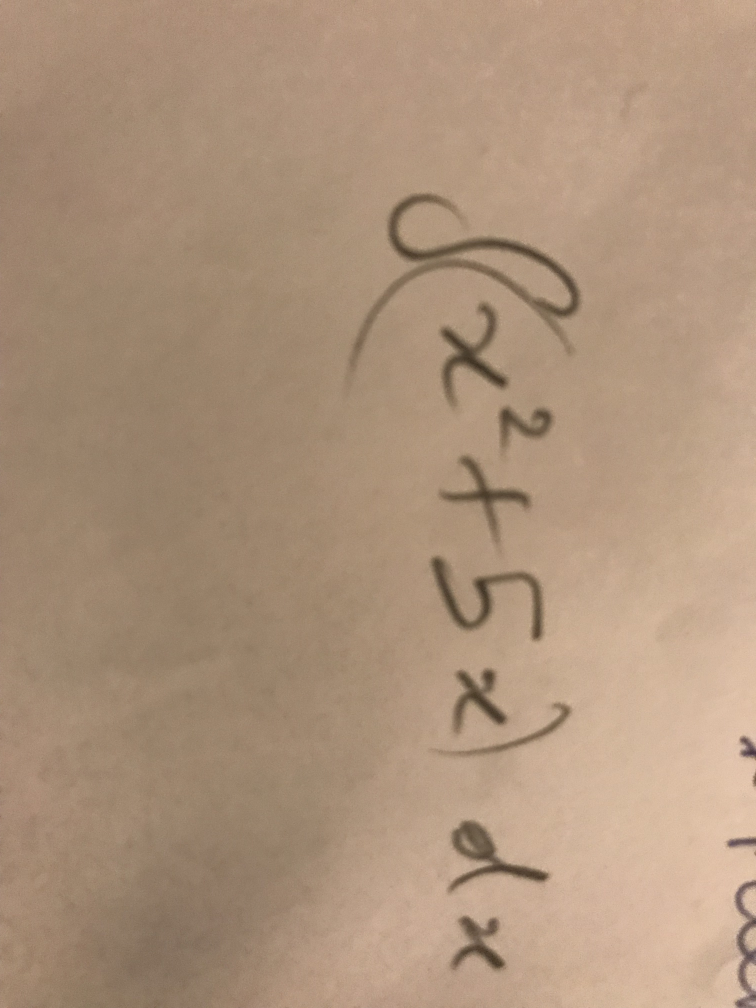
#> input picture oldFiles/sampleIntegral.jpg, 3024 x 4032 px (shown at 1/4 size)
$ python -i oldIntegratedImageProcessing.py   (imports and definitions only)
#> lines starting #> are read from the running program, lines starting #| are printed output that depends on the picture
#Still does not separate all joint-together numbers

import matplotlib.pyplot as plt
import numpy as np
from skimage import color, io
from scipy import ndimage
from skimage.filters import threshold_otsu
from skimage import feature
import skimage
from skimage.filters import threshold_local
from skimage.morphology import *
from skimage import transform
from functools import *
from skimage import measure

# [32 lines of commented-out code are left out]

# [16 lines left out: function processImg, not called in this run]
'''
img = color.rgb2gray(io.imread("attachments/IMG_1300.jpg"))
#img *= 255
img2 = processImg(img) * 255
img *= 255
plt.figure(1)
plt.imshow(img)
plt.figure(2)
plt.imshow(img2)
plt.show()
'''
def showContours(img, show = True):
    plt.clf()
    threshImg = img > 0.5
    filteredImg = threshImg
#filteredImg = img
#print(np.max(filteredImg), np.min(filteredImg))
    v = np.median(filteredImg)
#print(v)
#---- apply automatic Canny edge detection using the computed median----
    sigma = 0.1
    lower = max(0, (1.0 - sigma) * v)
    upper = min(1, (1.0 + sigma) * v)
    edgeImg = feature.canny(filteredImg)#, low_threshold = lower, high_threshold = upper)
    #print(lower, upper)
    ''''
    edgeImg1 = edgeImg
    edgeImg = skeletonize(edgeImg)
    plt.clf()
    plt.figure(1)
    plt.imshow(edgeImg1)
    plt.figure(2)
    plt.imshow(edgeImg)
    plt.show()
    plt.clf()
    '''
    #3 dilations being done

    dilatedImg = dilation(edgeImg)
    for i in range(2):
        dilatedImg = dilation(dilatedImg)
    #dilatedImg = opening(dilatedImg)

    contours = measure.find_contours(dilatedImg, 0.8)

    kMin = lambda x, y: [min(x[0], y[0]), min(x[1], y[1])]
    kMax = lambda x, y: [max(x[0], y[0]), max(x[1], y[1])]
    diff = lambda x, y: [abs(x[0]-y[0]), abs(x[1]-y[1])]
    width, height = dilatedImg.shape
    # [11 lines left out: function acceptable, not called in this run]
    dims = [diff(reduce(kMin, x), reduce(kMax, x)) for x in contours]
    #print(dims)
    #correctContours = contours
    correctContours = list(filter(acceptable, contours))
    if not show: return kMin, kMax, correctContours, edgeImg, dilatedImg
    plt.figure(1)
    for n, contour in enumerate(correctContours):
        plt.plot(contour[:, 1], contour[:, 0], linewidth=2)
    plt.show()
    return kMin, kMax, correctContours, edgeImg, dilatedImg
def getBoxes(img):
    kMin, kMax, correctContours, edgeImg, dilatedImg = showContours(img, False)
    boxes = [reduce(kMin, contour)+reduce(kMax, contour)
            for contour in correctContours]

    #THIS
    #maybe make simpler, and restart with original idea of just taking big
    #contours first
    # [15 lines left out: function overlapsInside, not called in this run]

    boundingBoxes = []
    i = 0
    while i < len(boxes):
        if not overlapsInside(boxes[i], boxes, i):
            boundingBoxes += [boxes[i]]
        i += 1
    #print("Bounding boxes", boundingBoxes)

    realBoundingBoxes = []

    for boundingBox in boundingBoxes:
        [y0, x0, y1, x1] = boundingBox
        inside = lambda l: (l[0] >= y0 and l[1] >= x0
                            and l[2] <= y1 and l[3] <= x1
                            and (not l == [y0, x0, y1, x1]))
        innerBoxes = list(filter(inside, boxes))
        #try this
        innerBoundingBoxes = []
        i = 0
        while i < len(innerBoxes):
            if not overlapsInside(innerBoxes[i], innerBoxes, i):
                innerBoundingBoxes += [innerBoxes[i]]
            i += 1
        if len(innerBoundingBoxes) > 1:
            print("len", len(innerBoundingBoxes))
            #check if contiguous in x direction
            check = True
            for i1 in range(len(innerBoundingBoxes)):
                [yl1, xl1, yr1, xr1] = innerBoundingBoxes[i1]
                print(abs((yl1+yr1)/2 - (y0+y1)/2)/((y0+y1)/2))
                if abs((yl1+yr1)/2 - (y0+y1)/2)/((y0+y1)/2) > 0.2:
                    print("Oh")
                    check = False
                for i2 in range(i1+1, len(innerBoundingBoxes)):
                    [yl2, xl2, yr2, xr2] = innerBoundingBoxes[i2]
                    #print(xl1, xr1, xl2, xr2)
                    if not (xr1 <= xl2 or xl1 >= xr2):
                        #print("nope")
                        check = False
            if check:
                realBoundingBoxes += innerBoundingBoxes
            else:
                realBoundingBoxes += [boundingBox]
        else: realBoundingBoxes += [boundingBox]

        #print("Bounding boxes", boundingBoxes)
    print("Ratios")
    print(list(map(lambda x: abs(x[0]-x[2])/abs(x[1]-x[3]), realBoundingBoxes)))
    '''
    realBoundingBoxes = []
    for box in boundingBoxes:
        [ya, xa, yb, xb] = list(map(int, box))
        section = dilatedImg[ya:yb, xa:xb]

        plt.clf()
        plt.figure(1)
        plt.imshow(convex_hull_image(section))
        plt.show()
        plt.clf()


        plt.figure(1)
        for n, contour in enumerate(contours):
            plt.plot(contour[:, 1], contour[:, 0], linewidth=2)
        plt.show()
        plt.clf()
    '''
    print("Bounding boxes", realBoundingBoxes)
    return realBoundingBoxes

# [21 lines of commented-out code are left out]
'''
plt.figure(1)
plt.imshow(img, cmap = 'gray')
plt.figure(2)
plt.imshow(edgeImg, cmap = 'gray')
plt.figure(3)
plt.imshow(dilatedImg, cmap = 'gray')
plt.figure(4)
for n, contour in enumerate(contours):
    plt.plot(contour[:, 1], contour[:, 0], linewidth=2)
fig5 = plt.figure(5)
for n, contour in enumerate(correctContours):
    plt.plot(contour[:, 1], contour[:, 0], linewidth=2)
import matplotlib.patches as patches
# [4 lines of commented-out code are left out]

plt.show()

boxList = []
for i, box in enumerate(boundingBoxes):
'''
# [17 lines left out: function resizeToSquare, not called in this run]
'''
    boxList.append(sizedImg)
    plt.figure(i+1)
    plt.imshow(sizedImg)
plt.show()

#create a GUI where you can run through each image, press the number it corresponds to, which will save it, and record the number in a CSV file

'''

>>> import cv2
>>> picture = cv2.imread('sampleIntegral.jpg', cv2.IMREAD_GRAYSCALE)
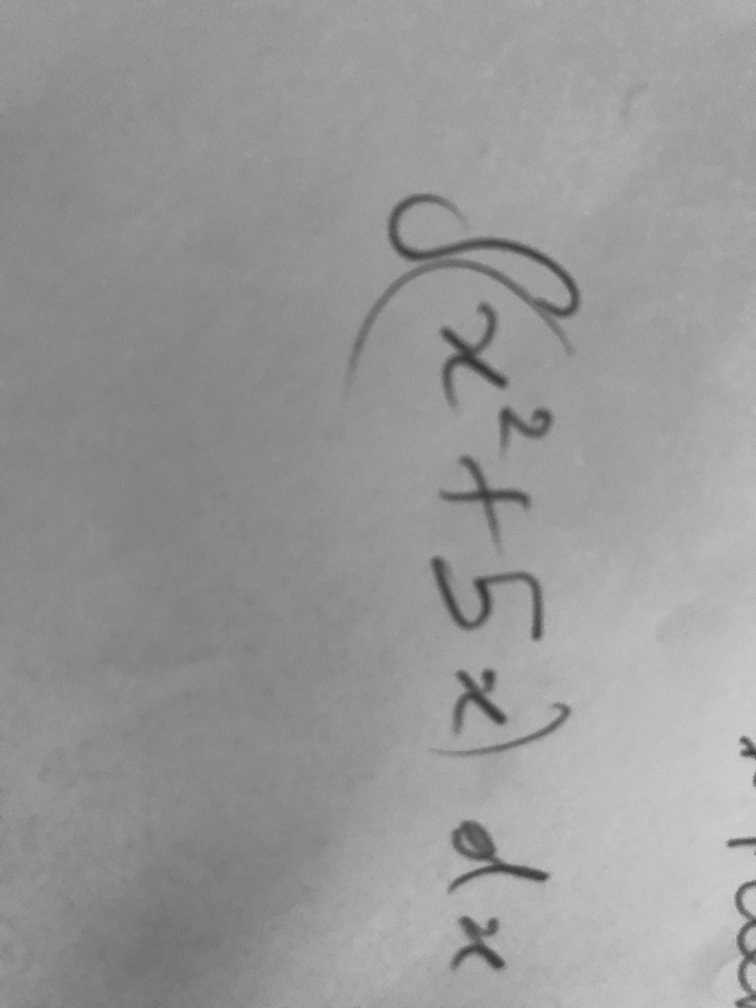
#> picture: shape (4032, 3024) (shown at 1/4 size); min 43, max 216, mean 152
>>> result = getBoxes(picture)
#> in showContours, `threshImg = img > 0.5`: threshImg: shape (4032, 3024) bool; every value is 1
#> in showContours, `v = np.median(filteredImg)`: v = 1
#> in showContours, `lower = max(0, (1.0 - sigma) * v)`: lower = 0.9
#> in showContours, `upper = min(1, (1.0 + sigma) * v)`: upper = 1
#> in showContours, `edgeImg = feature.canny(filteredImg)#, low_threshold = lower, high_thr..`: edgeImg: shape (4032, 3024) bool; every value is 0
#> in showContours, `contours = measure.find_contours(dilatedImg, 0.8)`: contours = []
#> after the loop in getBoxes, `while i < len(boxes):`: i = 0
#> after the loop in getBoxes, `for boundingBox in boundingBoxes:`: realBoundingBoxes = []
#| Bounding boxes []
#> result = []
